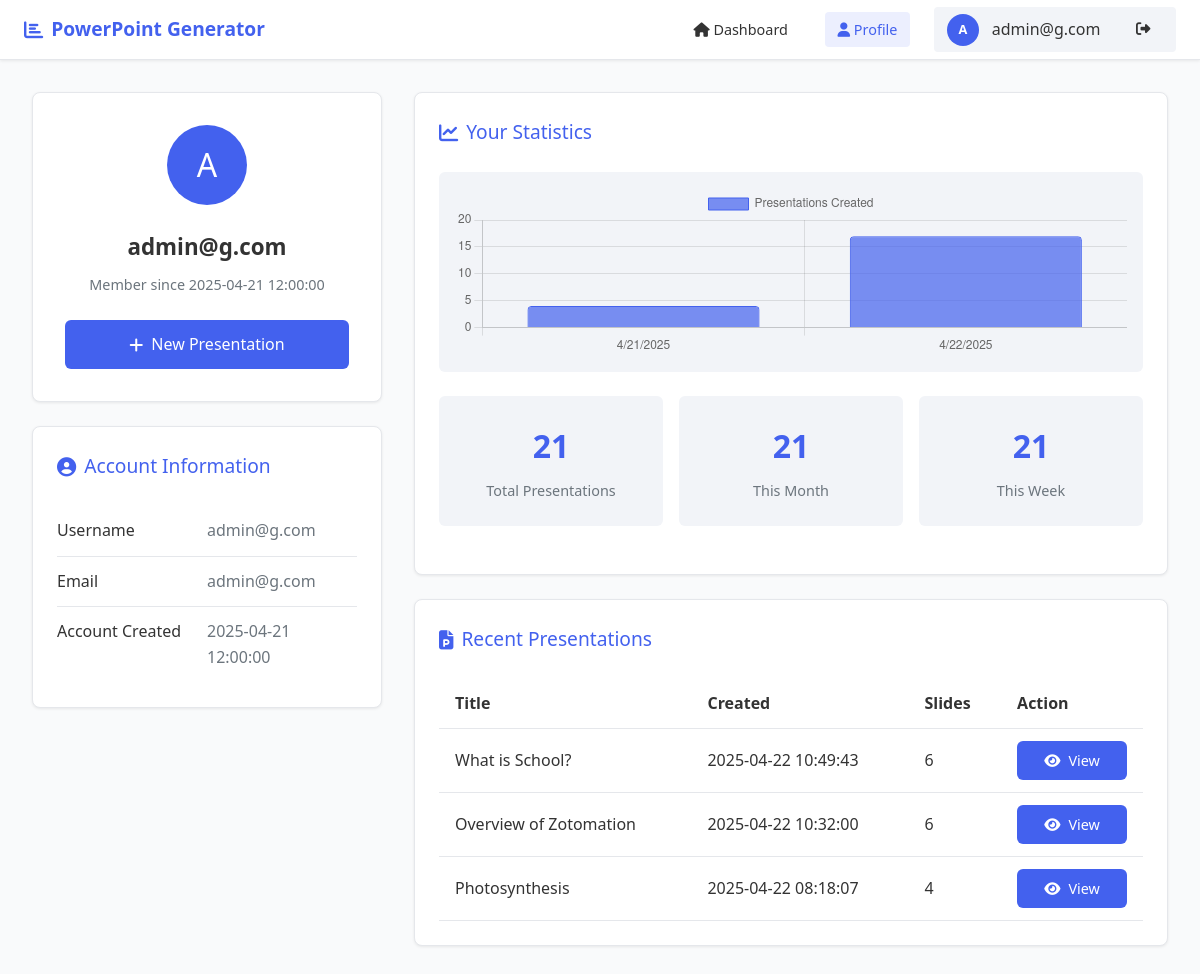
Screenshot of /profile (signed in) with the database file from the repository.
### tables this page shows
CREATE TABLE users (
        id INTEGER PRIMARY KEY AUTOINCREMENT,
        username TEXT UNIQUE NOT NULL,
        email TEXT UNIQUE NOT NULL,
        password TEXT NOT NULL,
        created_at TIMESTAMP DEFAULT CURRENT_TIMESTAMP
    );

CREATE TABLE presentations (
        id INTEGER PRIMARY KEY AUTOINCREMENT,
        user_id INTEGER NOT NULL,
        title TEXT NOT NULL,
        filename TEXT NOT NULL,
        template TEXT NOT NULL,
        slide_count INTEGER NOT NULL,
        created_at TIMESTAMP DEFAULT CURRENT_TIMESTAMP,
        FOREIGN KEY (user_id) REFERENCES users (id)
    );

### profile_routes.py (the view)
@profile_bp.route('/profile')
@login_required
def profile():
    try:
        user_id = int(session['user_id'])
        logger.debug(f"Fetching profile for user_id: {user_id}")
        conn = get_db()
        c = conn.cursor()
        c.execute('SELECT username, email, created_at FROM users WHERE id = ?', (user_id,))
        user = c.fetchone()
        logger.debug(f"User query result: {user}")
        if not user:
            logger.warning(f"User not found for user_id: {user_id}")
            flash('User not found.', 'error')
            return redirect(url_for('auth.login'))
        if not user['username']:
            logger.warning(f"Invalid username for user_id: {user_id}")
            flash('Invalid username.', 'error')
            return redirect(url_for('profile.dashboard'))
        user = {'username': user['username'], 'email': user['email'], 'created_at': user['created_at']}
        c.execute('SELECT COUNT(*) as count FROM presentations WHERE user_id = ?', (user_id,))
        presentation_count = c.fetchone()['count']
        logger.debug(f"Total presentations: {presentation_count}")
        month_start = datetime.now() - relativedelta(months=1)
        c.execute('SELECT COUNT(*) as count FROM presentations WHERE user_id = ? AND created_at >= ?',
                  (user_id, month_start))
        presentations_this_month = c.fetchone()['count']
        logger.debug(f"Presentations this month: {presentations_this_month}")
        week_start = datetime.now() - relativedelta(days=7)
        c.execute('SELECT COUNT(*) as count FROM presentations WHERE user_id = ? AND created_at >= ?',
                  (user_id, week_start))
        presentations_this_week = c.fetchone()['count']
        logger.debug(f"Presentations this week: {presentations_this_week}")
        c.execute('SELECT DATE(created_at) as date, COUNT(*) as count FROM presentations WHERE user_id = ? AND created_at >= ? GROUP BY DATE(created_at)',
                  (user_id, month_start))
        graph_data_raw = c.fetchall()
        graph_data = [{'date': row['date'], 'count': row['count']} for row in graph_data_raw]
        logger.debug(f"Graph data: {graph_data}")
        c.execute('SELECT id, title, created_at, slide_count, filename FROM presentations WHERE user_id = ? ORDER BY created_at DESC LIMIT 3',
                  (user_id,))
        recent_presentations = c.fetchall()
        logger.debug(f"Recent presentations: {recent_presentations}")
        conn.close()
        return render_template('profile.html',
                              user=user,
                              presentation_count=presentation_count,
                              presentations_this_month=presentations_this_month,
                              presentations_this_week=presentations_this_week,
                              graph_data=graph_data,
                              recent_presentations=recent_presentations)
    except Exception as e:
        logger.error(f"Profile route error: {str(e)}")
        flash(f'Error loading profile: {str(e)}', 'error')
        return redirect(url_for('profile.dashboard'))

### db_models.py (called while the page is built)
def get_db():
    conn = sqlite3.connect('users.db')
    conn.row_factory = sqlite3.Row
    return conn

### utils.py (called while the page is built)
def login_required(f):
    @wraps(f)
    def decorated_function(*args, **kwargs):
        if 'user_id' not in session:
            return redirect(url_for('auth.login'))
        return f(*args, **kwargs)
    return decorated_function

### templates/profile.html (shortened to what this page needs)
<!DOCTYPE html>
<html lang="en">
<head>
    <link rel="stylesheet" href="https://cdnjs.cloudflare.com/ajax/libs/font-awesome/6.4.0/css/all.min.css">
</head>
<body>
    <div class="layout">
        <div class="user-header">
            <div class="flex items-center">
                <h2 class="app-title"><i class="fas fa-chart-bar"></i> PowerPoint Generator</h2>
            </div>
            <div class="user-navigation">
                <a href="/dashboard"><i class="fas fa-home"></i> Dashboard</a>
                <a href="/profile" class="active"><i class="fas fa-user"></i> Profile</a>
                <div class="user-profile">
                    <div class="user-avatar">
                        {{ user.username[0].upper() if user and user.username else "?" }}
                    </div>
                    <span>{{ user.username if user else "Unknown" }}</span>
                    <a href="/logout" class="logout-link" title="Logout">
                        <i class="fas fa-sign-out-alt"></i>
                    </a>
                </div>
            </div>
        </div>
        <div class="main-content">
            <div class="profile-container">
                <div class="profile-sidebar">
                    <div class="profile-header">
                        <div class="profile-avatar">
                            {{ user.username[0].upper() if user and user.username else "A" }}
                        </div>
                        <h1>{{ user.username if user else "Unknown" }}</h1>
                        <p>Member since {{ user.created_at if user else "2025-04-21 10:31:09" }}</p>
                        <a href="/dashboard" class="btn btn-primary">
                            <i class="fas fa-plus"></i> New Presentation
                        </a>
                    </div>
                    <div class="profile-card">
                        <h2><i class="fas fa-user-circle"></i> Account Information</h2>
                        <div class="info-row">
                            <div class="info-label">Username</div>
                            <div class="info-value">{{ user.username if user else "Unknown" }}</div>
                        </div>
                        <div class="info-row">
                            <div class="info-label">Email</div>
                            <div class="info-value">{{ user.email if user else "unknown@example.com" }}</div>
                        </div>
                        <div class="info-row">
                            <div class="info-label">Account Created</div>
                            <div class="info-value">{{ user.created_at if user else "2025-04-21 10:31:09" }}</div>
                        </div>
                    </div>
                </div>
                <div class="profile-main">
                    <div class="profile-card">
                        <h2><i class="fas fa-chart-line"></i> Your Statistics</h2>
                        <div class="chart-container">
                            <canvas id="presentationChart"></canvas>
                        </div>
                        <div class="stats-grid">
                            <div class="stat-card">
                                <div class="stat-value">{{ presentation_count if presentation_count else "0" }}</div>
                                <div class="stat-label">Total Presentations</div>
                            </div>
                            <div class="stat-card">
                                <div class="stat-value">{{ presentations_this_month if presentations_this_month else "0" }}</div>
                                <div class="stat-label">This Month</div>
                            </div>
                            <div class="stat-card">
                                <div class="stat-value">{{ presentations_this_week if presentations_this_week else "0" }}</div>
                                <div class="stat-label">This Week</div>
                            </div>
                        </div>
                    </div>
                    <div class="profile-card">
                        <h2><i class="fas fa-file-powerpoint"></i> Recent Presentations</h2>
                        {% if recent_presentations %}
                        <table class="recent-table">
                            <thead>
                                <tr>
                                    <th>Title</th>
                                    <th>Created</th>
                                    <th>Slides</th>
                                    <th>Action</th>
                                </tr>
                            </thead>
                            <tbody>
                                {% for presentation in recent_presentations %}
                                <tr>
                                    <td>{{ presentation.title or "Untitled" }}</td>
                                    <td>{{ presentation.created_at }}</td>
                                    <td>{{ presentation.slide_count }}</td>
                                    <td>
                                        <a href="/view/{{ presentation.filename }}" class="btn btn-primary">
                                            <i class="fas fa-eye"></i> View
                                        </a>
                                    </td>
                                </tr>
                                {% endfor %}
                            </tbody>
                        </table>
                        {% else %}
                        <div class="empty-message">No presentations yet.</div>
                        {% endif %}
                    </div>
                </div>
            </div>
        </div>
    </div>
    <script>
        const ctx = document.getElementById('presentationChart').getContext('2d');
        const graphData = {{ graph_data | tojson | default('[]') | safe }};
        const labels = graphData.length ? graphData.map(item => new Date(item.date).toLocaleDateString()) : ['No Data'];
        const counts = graphData.length ? graphData.map(item => item.count) : [0];
        new Chart(ctx, {
            type: 'bar',
            data: {
                labels: labels,
                datasets: [{
                    label: 'Presentations Created',
                    data: counts,
                    backgroundColor: 'rgba(67, 97, 238, 0.7)',
                    borderColor: 'rgba(67, 97, 238, 1)',
                    borderWidth: 1,
                    borderRadius: 4
                }]
            },
            options: {
                responsive: true,
                maintainAspectRatio: false,
                scales: {
                    y: {
                        beginAtZero: true,
                        ticks: {
                            precision: 0
                        }
                    }
                },
                plugins: {
                    legend: {
                        position: 'top'
                    }
                }
            }
        });
    </script>
</body>
</html>

### rows the page displays
users: username "A", username "admin@g.com", created_at "2025-04-21 12:00:00", email "admin@g.com"
presentations: title "What is School?", created_at "2025-04-22 10:49:43", slide_count "6"
presentations: title "Overview of Zotomation", created_at "2025-04-22 10:32:00", slide_count "6"
presentations: title "Photosynthesis", created_at "2025-04-22 08:18:07", slide_count "4"

### other values shown
{{ presentation_count if presentation_count else "0" }} "21"
{{ presentations_this_month if presentations_this_month else "0" }} "21"
{{ presentations_this_week if presentations_this_week else "0" }} "21"
chart data {{ graph_data | tojson | default('[]') | safe }} [{"count": 4, "date": "2025-04-21"}, {"count": 17, "date": "2025-04-22"}]
